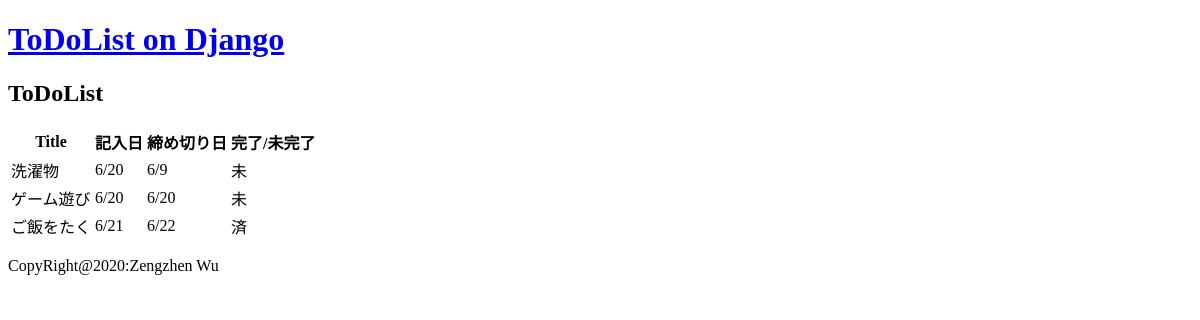
Before: /todolist/ with the older database file.
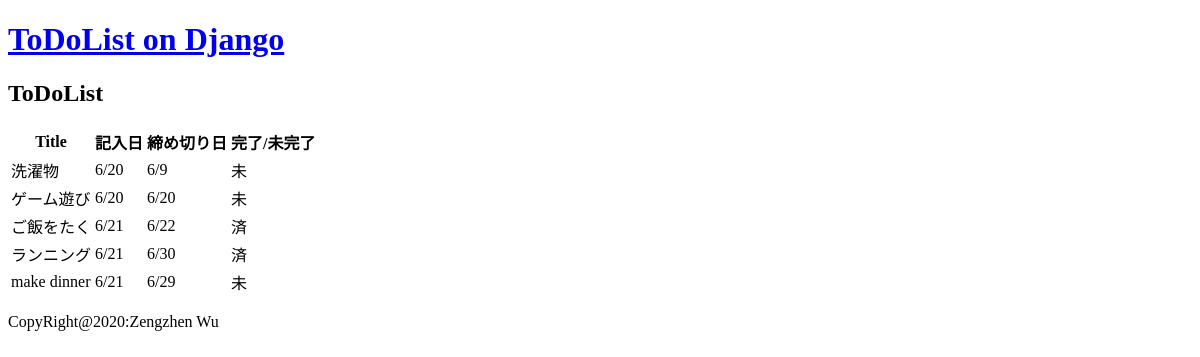
After: the same page with the newer database file.
### todolist1/models.py (models this page shows, shortened)
class MyToDoList(models.Model):
    id = models.AutoField(primary_key=True)
    title = models.CharField(max_length=200)
    contents = models.TextField()
    entryDate = models.DateField(auto_now_add=True)
    deadline = models.DateField()
    done = models.BooleanField(default=False)
    class Meta:
        verbose_name = "WZZ's Todolist"
        verbose_name_plural = verbose_name

### todolist1/views.py (the view)
# urls.py: path('', views.index, name="index"),
def index(request):
    all_todo = MyToDoList.objects.all()
    params = {
        'todolist': all_todo,
    }
    return render(request, 'todolist1/index.html', params)

### todolist1/templates/todolist1/index.html (shortened to what this page needs)
{% extends 'todolist1/base.html'%}
{% block contents %}
<article class="index">
    <div class="page-name">
        <h1>ToDoList</h1>
    </div>
    <div class="todolist">
        <table class="tb-header">
            <tr>
                <th>Title</th>
                <th>記入日</th>
                <th>締め切り日</th>
                <th>完了/未完了</th>
            </tr>
            {% for tdl in todolist %}
            <tr class="tdl">
                <td class="title">{{ tdl.title }}</td>
                <td class="entry-date">{{ tdl.entryDate|date:"n/j" }}</td>
                <td class="deadline">{{ tdl.deadline|date:"n/j" }}</td>
                <td ckass="done">
                    {% if tdl.done == False %}
                    <label>未</label>
                    {% elif tdl.done == True %}
                    <label>済</label>
                    {% endif %}
                </td>
            </tr>
            {% endfor %}
        </table>
    </div>
</article>
{%endblock%}

### todolist1/templates/todolist1/base.html (shortened to what this page needs)
{% load static %}
<!DOCTYPE html>
<html lang="ja" dir="ltr">
<head>
    <link rel="stylesheet" href="{% static 'todolist/style.css' %}">
</head>
<body>
    <div class="contents">
        <header>
            <div class="app-name">
                <h1><a href="{% url 'index' %}">ToDoList on Django</a></h1>
            </div>
        </header>
        {% block contents %}{% endblock %}
        <footer>
            <div class="text-right">
                <p>CopyRight@2020:Zengzhen Wu</p>
            </div>
        </footer>
    </div>
</body>
</html>

Changed rows visible on the page:
added MyToDoList: title "ランニング", entryDate "6/21", deadline "6/30", done "済"
added MyToDoList: title "make dinner", entryDate "6/21", deadline "6/29", done "未"
